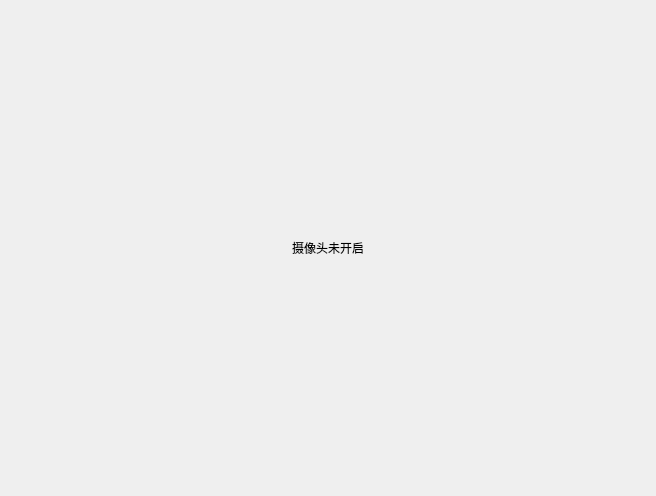
<?xml version="1.0" encoding="UTF-8"?>
<ui version="4.0">
 <class>CameraPreview</class>
 <widget class="QWidget" name="CameraPreview">
  <property name="geometry">
   <rect>
    <x>0</x>
    <y>0</y>
    <width>640</width>
    <height>480</height>
   </rect>
  </property>
  <property name="windowTitle">
   <string>摄像头预览</string>
  </property>
  <layout class="QVBoxLayout" name="verticalLayout">
   <property name="leftMargin">
    <number>8</number>
   </property>
   <property name="topMargin">
    <number>8</number>
   </property>
   <property name="rightMargin">
    <number>8</number>
   </property>
   <property name="bottomMargin">
    <number>8</number>
   </property>
   <item>
    <widget class="QLabel" name="label_preview">
     <property name="minimumSize">
      <size>
       <width>640</width>
       <height>480</height>
      </size>
     </property>
     <property name="alignment">
      <set>Qt::AlignCenter</set>
     </property>
     <property name="text">
      <string>摄像头未开启</string>
     </property>
    </widget>
   </item>
  </layout>
 </widget>
 <resources/>
 <connections/>
</ui>
